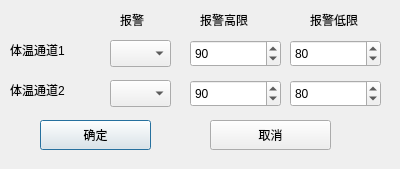
<?xml version="1.0" encoding="UTF-8"?>
<ui version="4.0">
 <class>Dlg_alm_temp</class>
 <widget class="QDialog" name="Dlg_alm_temp">
  <property name="geometry">
   <rect>
    <x>0</x>
    <y>0</y>
    <width>400</width>
    <height>169</height>
   </rect>
  </property>
  <property name="windowTitle">
   <string>体温报警限设置</string>
  </property>
  <widget class="QComboBox" name="m_cmbb_temp">
   <property name="geometry">
    <rect>
     <x>110</x>
     <y>40</y>
     <width>61</width>
     <height>27</height>
    </rect>
   </property>
   <property name="maxVisibleItems">
    <number>2</number>
   </property>
  </widget>
  <widget class="QSpinBox" name="m_spb_l">
   <property name="geometry">
    <rect>
     <x>290</x>
     <y>40</y>
     <width>91</width>
     <height>27</height>
    </rect>
   </property>
   <property name="maximum">
    <number>300</number>
   </property>
   <property name="value">
    <number>80</number>
   </property>
  </widget>
  <widget class="QLabel" name="label_5">
   <property name="geometry">
    <rect>
     <x>310</x>
     <y>10</y>
     <width>71</width>
     <height>20</height>
    </rect>
   </property>
   <property name="text">
    <string>报警低限</string>
   </property>
  </widget>
  <widget class="QLabel" name="label_4">
   <property name="geometry">
    <rect>
     <x>200</x>
     <y>10</y>
     <width>71</width>
     <height>20</height>
    </rect>
   </property>
   <property name="text">
    <string>报警高限</string>
   </property>
  </widget>
  <widget class="QPushButton" name="m_btn_ok">
   <property name="geometry">
    <rect>
     <x>40</x>
     <y>120</y>
     <width>111</width>
     <height>30</height>
    </rect>
   </property>
   <property name="text">
    <string>确定</string>
   </property>
  </widget>
  <widget class="QLabel" name="label_3">
   <property name="geometry">
    <rect>
     <x>120</x>
     <y>10</y>
     <width>51</width>
     <height>20</height>
    </rect>
   </property>
   <property name="text">
    <string>报警</string>
   </property>
  </widget>
  <widget class="QSpinBox" name="m_spb_h">
   <property name="geometry">
    <rect>
     <x>190</x>
     <y>40</y>
     <width>91</width>
     <height>27</height>
    </rect>
   </property>
   <property name="maximum">
    <number>300</number>
   </property>
   <property name="value">
    <number>90</number>
   </property>
  </widget>
  <widget class="QPushButton" name="m_btn_cancel">
   <property name="geometry">
    <rect>
     <x>210</x>
     <y>120</y>
     <width>121</width>
     <height>30</height>
    </rect>
   </property>
   <property name="text">
    <string>取消</string>
   </property>
  </widget>
  <widget class="QLabel" name="label">
   <property name="geometry">
    <rect>
     <x>10</x>
     <y>40</y>
     <width>71</width>
     <height>20</height>
    </rect>
   </property>
   <property name="text">
    <string>体温通道1</string>
   </property>
  </widget>
  <widget class="QLabel" name="label_2">
   <property name="geometry">
    <rect>
     <x>10</x>
     <y>80</y>
     <width>71</width>
     <height>20</height>
    </rect>
   </property>
   <property name="text">
    <string>体温通道2</string>
   </property>
  </widget>
  <widget class="QSpinBox" name="m_spb_h_2">
   <property name="geometry">
    <rect>
     <x>190</x>
     <y>80</y>
     <width>91</width>
     <height>27</height>
    </rect>
   </property>
   <property name="maximum">
    <number>300</number>
   </property>
   <property name="value">
    <number>90</number>
   </property>
  </widget>
  <widget class="QSpinBox" name="m_spb_l_2">
   <property name="geometry">
    <rect>
     <x>290</x>
     <y>80</y>
     <width>91</width>
     <height>27</height>
    </rect>
   </property>
   <property name="maximum">
    <number>300</number>
   </property>
   <property name="value">
    <number>80</number>
   </property>
  </widget>
  <widget class="QComboBox" name="m_cmbb_temp_2">
   <property name="geometry">
    <rect>
     <x>110</x>
     <y>80</y>
     <width>61</width>
     <height>27</height>
    </rect>
   </property>
   <property name="maxVisibleItems">
    <number>2</number>
   </property>
  </widget>
 </widget>
 <resources/>
 <connections/>
</ui>
